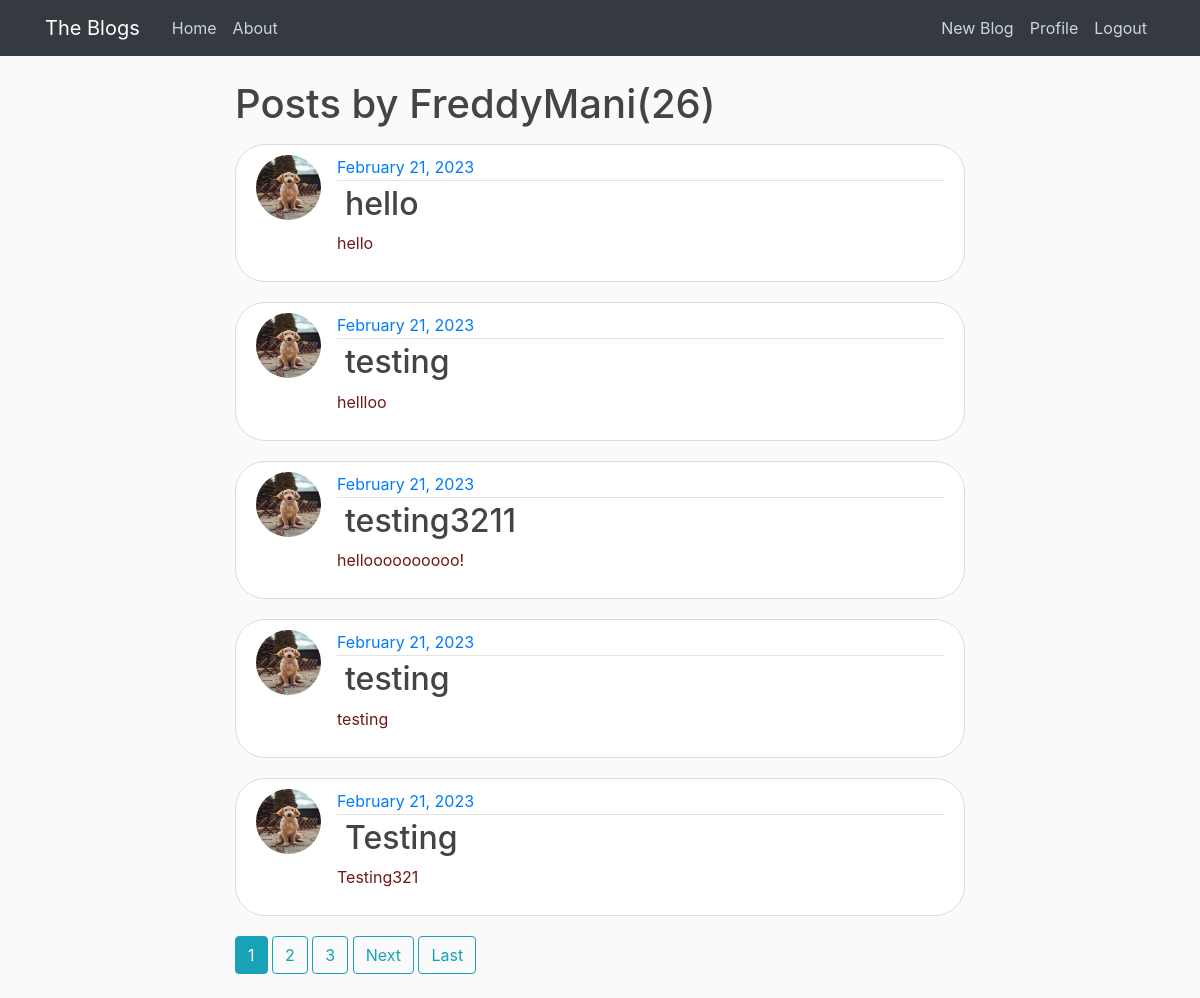
Before: /user/FreddyMani (signed in) with the older database file.
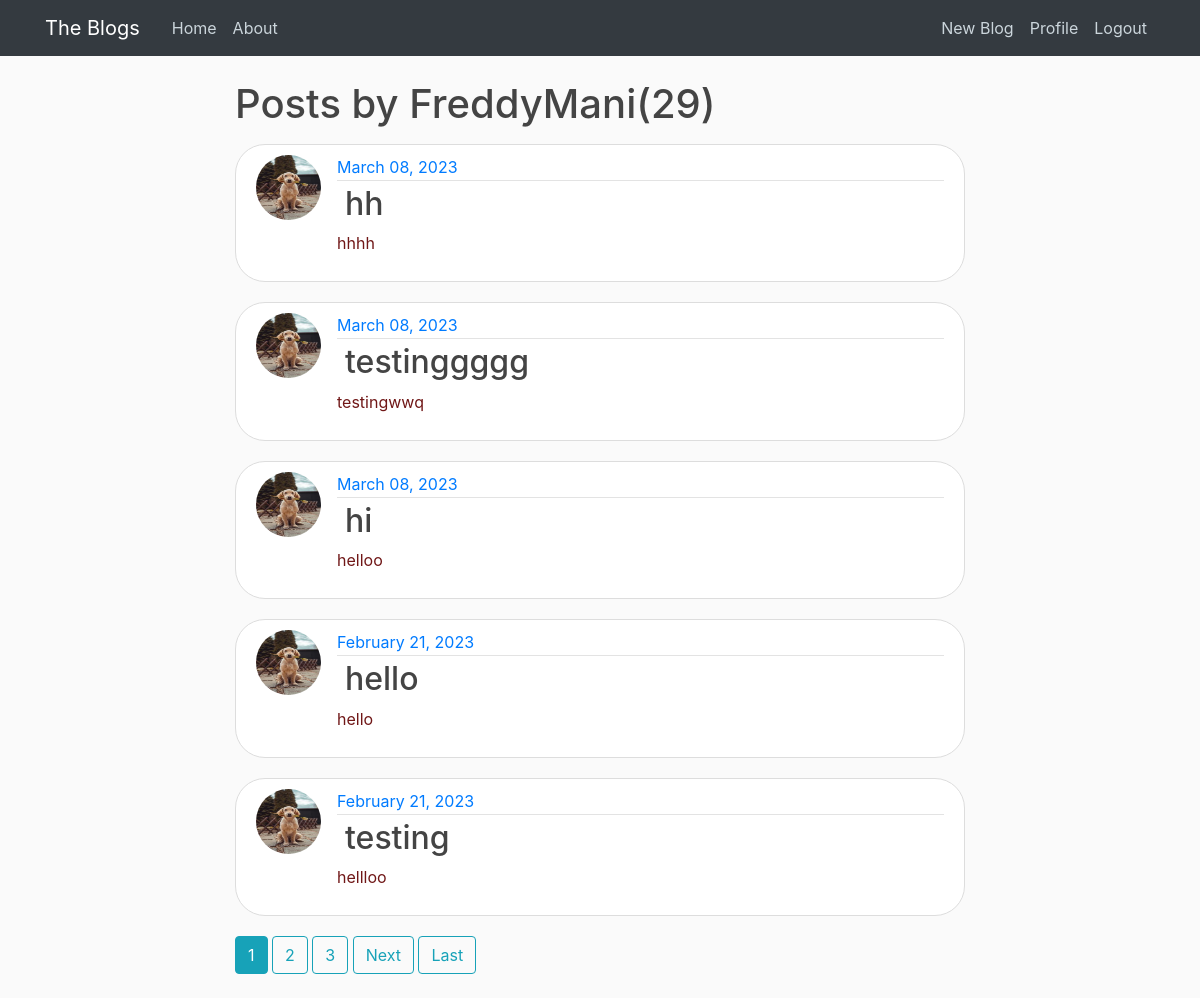
After: the same page with the newer database file.
### blog/models.py (models this page shows, shortened)
class Post(models.Model):
    title = models.CharField(max_length = 100)
    content = models.TextField()
    date_posted = models.DateTimeField(default = timezone.now)
    author = models.ForeignKey(User, on_delete = models.CASCADE)
    image = models.ImageField(upload_to='post_images/', null=True, blank=True)

### users/models.py (models this page shows, shortened)
class Profile(models.Model):
    user = models.OneToOneField(User, on_delete = models.CASCADE)
    image = models.ImageField(default = 'default.jpg', upload_to = 'profile_pics')

### blog/views.py (the view)
# urls.py: path('user/<str:username>', views.UserPostListView.as_view(), name="user-posts"),
class UserPostListView(LoginRequiredMixin,ListView):
    model = Post
    template_name = 'blog/user_posts.html'
    context_object_name = 'posts'
    paginate_by = 5
    def get_queryset(self):
        user = get_object_or_404(User, username = self.kwargs.get('username'))
        return Post.objects.filter(author = user).order_by('-date_posted')

### blog/templates/blog/user_posts.html (shortened to what this page needs)
{% extends "blog/base.html" %}
{% block content %}
<h1 class = "mb-3">Posts by {{ view.kwargs.username }}({{ page_obj.paginator.count }})</h1>
    {% for post in posts %}
    <article class="media content-section">
      <img class = "rounded-circle article-img" src="{{ post.author.profile.image.url }}" alt="">
        <div class="media-body">
          <div class="article-metadata">
            <a class="mr-2" href="{% url 'user-posts' post.author.username %}>{{ post.author }}</a>
            <small class="text-muted">{{ post.date_posted|date:"F d, Y" }}</small>
          </div>
          <h2><a class="article-title" href="{% url 'post-detail' post.id %}">{{ post.title }}</a></h2>
          <p class="article-content">{{ post.content }}</p>
        </div>
      </article>
    {% endfor %}
    {% if is_paginated %}
      {% for num in page_obj.paginator.page_range %}
          {% if page_obj.number == num %}
            <a class = "btn btn-info mb-4" href="?page={{ num }}">{{ num }}</a>
          {% elif num > page_obj.number|add:'-3' and  num < page_obj.number|add:'3' %}
          <a class = "btn btn-outline-info mb-4" href="?page={{ num }}">{{ num }}</a>
          {% endif %}
      {% endfor %}
    {% if page_obj.has_next %}
      <a class = "btn btn-outline-info mb-4" href="?page={{ page_obj.next_page_number }}">Next</a>
      <a class = "btn btn-outline-info mb-4" href="?page={{ page_obj.paginator.num_pages }}">Last</a>
    {% endif %}
    {% endif %}
{% endblock content %}

Changed rows visible on the page:
no longer on this page (row unchanged): Post: author.profile.image (picture), date_posted "February 21, 2023", title "testing3211", content "helloooooooooo!"
no longer on this page (row unchanged): Post: author.profile.image (picture), date_posted "February 21, 2023", title "testing", content "testing"
no longer on this page (row unchanged): Post: author.profile.image (picture), date_posted "February 21, 2023", title "Testing", content "Testing321"
added Post: author.profile.image (picture), date_posted "March 08, 2023", title "hh", content "hhhh"
added Post: author.profile.image (picture), date_posted "March 08, 2023", title "testinggggg", content "testingwwq"
added Post: author.profile.image (picture), date_posted "March 08, 2023", title "hi", content "helloo"
Other visible differences:
{{ page_obj.paginator.count }}: "26" → "29"
